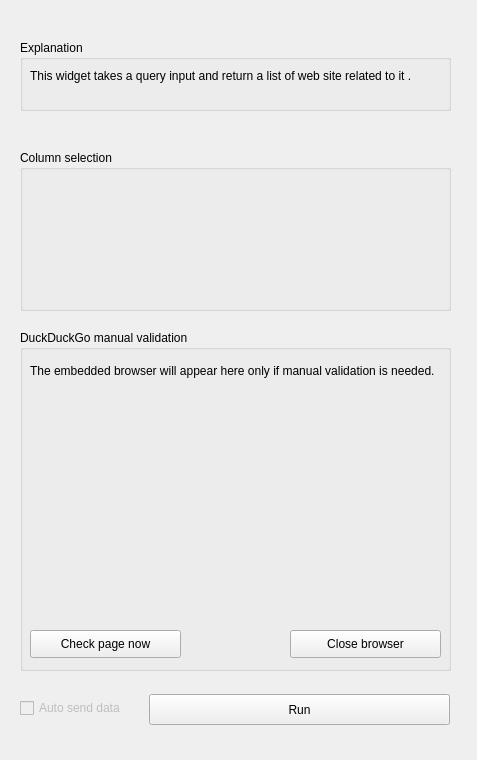
<?xml version="1.0" encoding="UTF-8"?>
<ui version="4.0">
 <class>Form</class>
 <widget class="QWidget" name="Form">
  <property name="geometry">
   <rect>
    <x>0</x>
    <y>0</y>
    <width>477</width>
    <height>760</height>
   </rect>
  </property>
  <property name="windowTitle">
   <string>Form</string>
  </property>
  <widget class="QGroupBox" name="groupBox">
   <property name="geometry">
    <rect>
     <x>20</x>
     <y>40</y>
     <width>431</width>
     <height>71</height>
    </rect>
   </property>
   <property name="title">
    <string>Explanation</string>
   </property>
   <widget class="QLabel" name="Description">
    <property name="geometry">
     <rect>
      <x>10</x>
      <y>10</y>
      <width>411</width>
      <height>51</height>
     </rect>
    </property>
    <property name="text">
     <string>This widget takes a query input and return a list of web site related to it .</string>
    </property>
    <property name="textFormat">
     <enum>Qt::AutoText</enum>
    </property>
    <property name="alignment">
     <set>Qt::AlignLeading|Qt::AlignLeft|Qt::AlignVCenter</set>
    </property>
    <property name="wordWrap">
     <bool>true</bool>
    </property>
   </widget>
  </widget>
  <widget class="QPushButton" name="pushButton_send">
   <property name="enabled">
    <bool>true</bool>
   </property>
   <property name="geometry">
    <rect>
     <x>149</x>
     <y>694</y>
     <width>301</width>
     <height>31</height>
    </rect>
   </property>
   <property name="text">
    <string>Run</string>
   </property>
  </widget>
  <widget class="QCheckBox" name="checkBox_send">
   <property name="enabled">
    <bool>false</bool>
   </property>
   <property name="geometry">
    <rect>
     <x>20</x>
     <y>700</y>
     <width>131</width>
     <height>16</height>
    </rect>
   </property>
   <property name="text">
    <string>Auto send data</string>
   </property>
  </widget>
  <widget class="QGroupBox" name="groupBox_3">
   <property name="geometry">
    <rect>
     <x>20</x>
     <y>150</y>
     <width>431</width>
     <height>161</height>
    </rect>
   </property>
   <property name="title">
    <string>Column selection</string>
   </property>
   <widget class="QLabel" name="Description_4">
    <property name="geometry">
     <rect>
      <x>10</x>
      <y>30</y>
      <width>411</width>
      <height>61</height>
     </rect>
    </property>
    <property name="text">
     <string/>
    </property>
    <property name="textFormat">
     <enum>Qt::AutoText</enum>
    </property>
    <property name="alignment">
     <set>Qt::AlignLeading|Qt::AlignLeft|Qt::AlignVCenter</set>
    </property>
    <property name="wordWrap">
     <bool>true</bool>
    </property>
   </widget>
   <widget class="QWidget" name="placeholder" native="true">
    <property name="geometry">
     <rect>
      <x>0</x>
      <y>20</y>
      <width>431</width>
      <height>141</height>
     </rect>
    </property>
   </widget>
  </widget>

  <widget class="QGroupBox" name="groupBox_browser">
   <property name="geometry">
    <rect>
     <x>20</x>
     <y>330</y>
     <width>431</width>
     <height>341</height>
    </rect>
   </property>
   <property name="title">
    <string>DuckDuckGo manual validation</string>
   </property>
   <widget class="QLabel" name="label_browser_status">
    <property name="geometry">
     <rect>
      <x>10</x>
      <y>20</y>
      <width>411</width>
      <height>41</height>
     </rect>
    </property>
    <property name="text">
     <string>The embedded browser will appear here only if manual validation is needed.</string>
    </property>
    <property name="wordWrap">
     <bool>true</bool>
    </property>
   </widget>
   <widget class="QWidget" name="web_placeholder" native="true">
    <property name="geometry">
     <rect>
      <x>10</x>
      <y>70</y>
      <width>411</width>
      <height>221</height>
     </rect>
    </property>
   </widget>
   <widget class="QPushButton" name="pushButton_browser_check">
    <property name="geometry">
     <rect>
      <x>10</x>
      <y>300</y>
      <width>151</width>
      <height>28</height>
     </rect>
    </property>
    <property name="text">
     <string>Check page now</string>
    </property>
   </widget>
   <widget class="QPushButton" name="pushButton_browser_close">
    <property name="geometry">
     <rect>
      <x>270</x>
      <y>300</y>
      <width>151</width>
      <height>28</height>
     </rect>
    </property>
    <property name="text">
     <string>Close browser</string>
    </property>
   </widget>
  </widget>

 </widget>
 <resources/>
 <connections/>
</ui>
